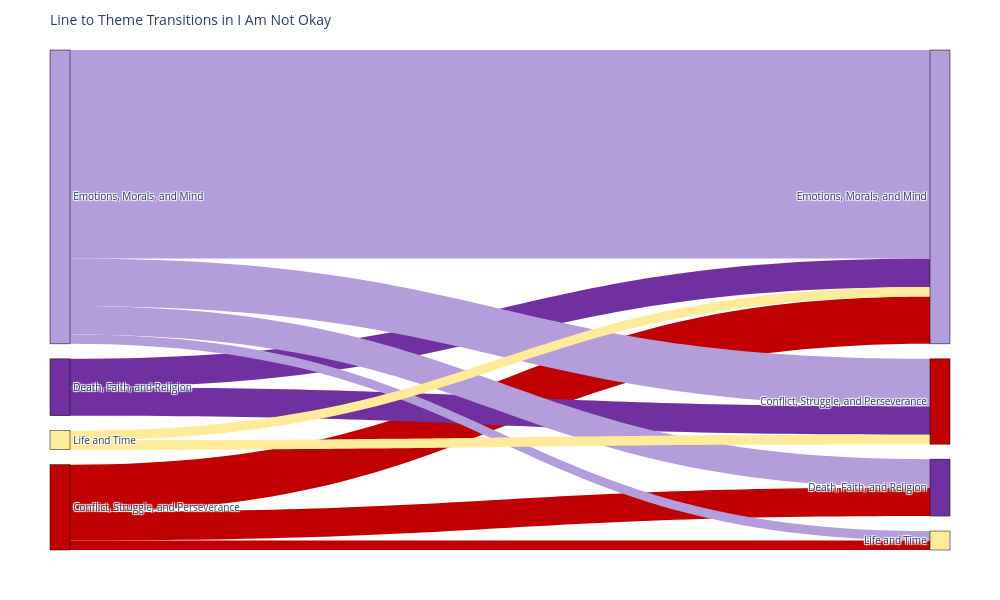

The notebook cell this image was saved under:
### Code cell
generate_sankey('I Am Not Okay')

### Figure 1 — Plotly figure (JSON) as saved in the notebook; plotly's stock layout.template omitted (floating-point values rounded to 4 significant figures)
{"data": [{"arrangement": "freeform", "link": {"color": ["#C00000", "#C00000", "#C00000", "#7030A0", "#7030A0", "#B39DDB", "#B39DDB", "#B39DDB", "#B39DDB", "#FFEB99", "#FFEB99"], "source": [0, 0, 0, 1, 1, 2, 2, 2, 2, 3, 3], "target": [5, 6, 7, 4, 6, 4, 5, 6, 7, 4, 6], "value": [3, 5, 1, 3, 3, 5, 3, 22, 1, 1, 1]}, "node": {"color": ["#C00000", "#7030A0", "#B39DDB", "#FFEB99", "#C00000", "#7030A0", "#B39DDB", "#FFEB99"], "label": ["Conflict, Struggle, and Perseverance", "Death, Faith, and Religion", "Emotions, Morals, and Mind", "Life and Time", "Conflict, Struggle, and Perseverance", "Death, Faith, and Religion", "Emotions, Morals, and Mind", "Life and Time"], "line": {"color": "black", "width": 0.5}, "pad": 15, "thickness": 20, "x": [0.05, 0.05, 0.05, 0.05, 0.95, 0.95, 0.95, 0.95]}, "type": "sankey"}], "layout": {"font": {"size": 10}, "height": 600, "margin": {"b": 50, "l": 50, "r": 50, "t": 50}, "title": {"text": "Line to Theme Transitions in I Am Not Okay"}, "width": 1000}}
